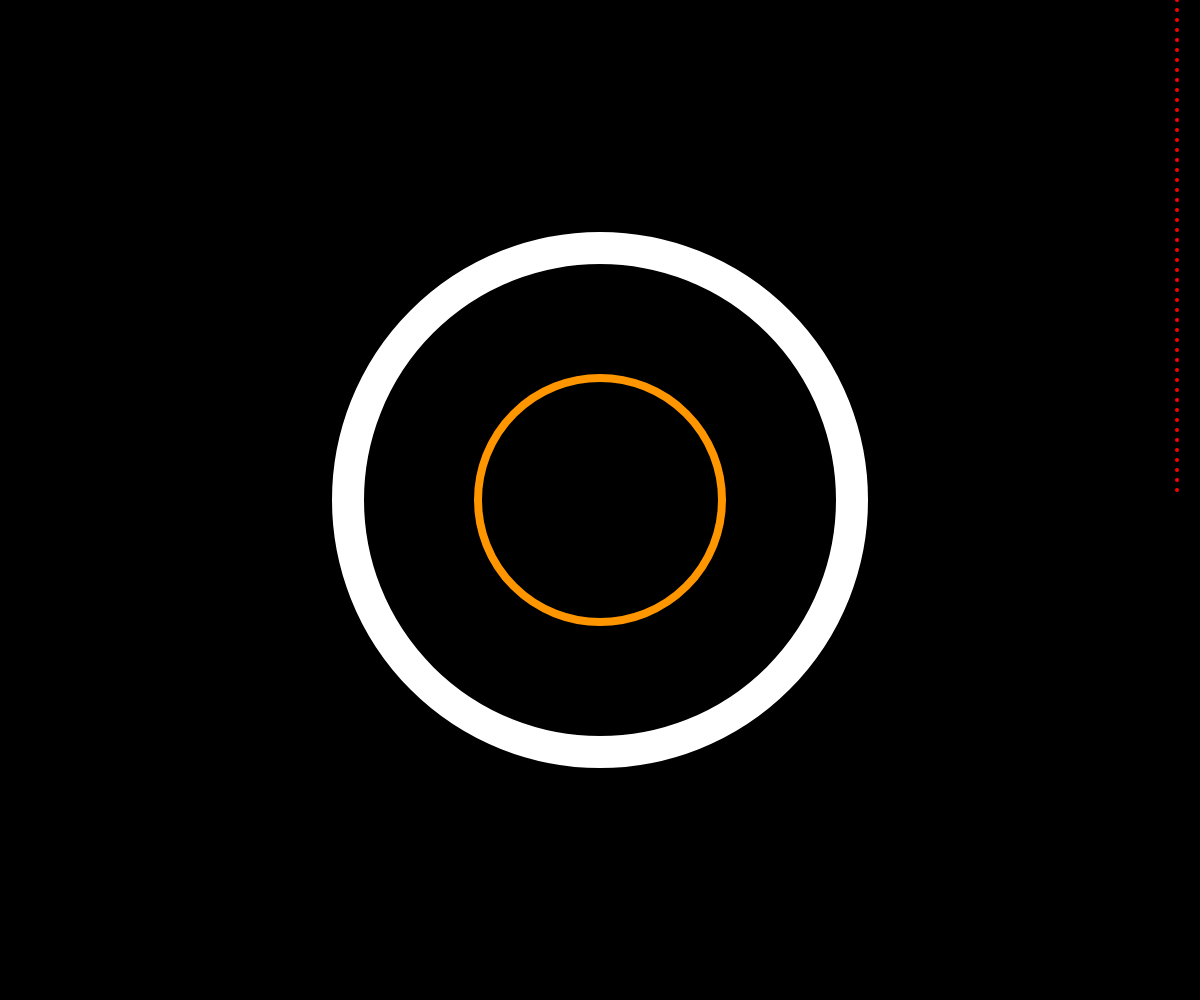
Frame 1 (no input)
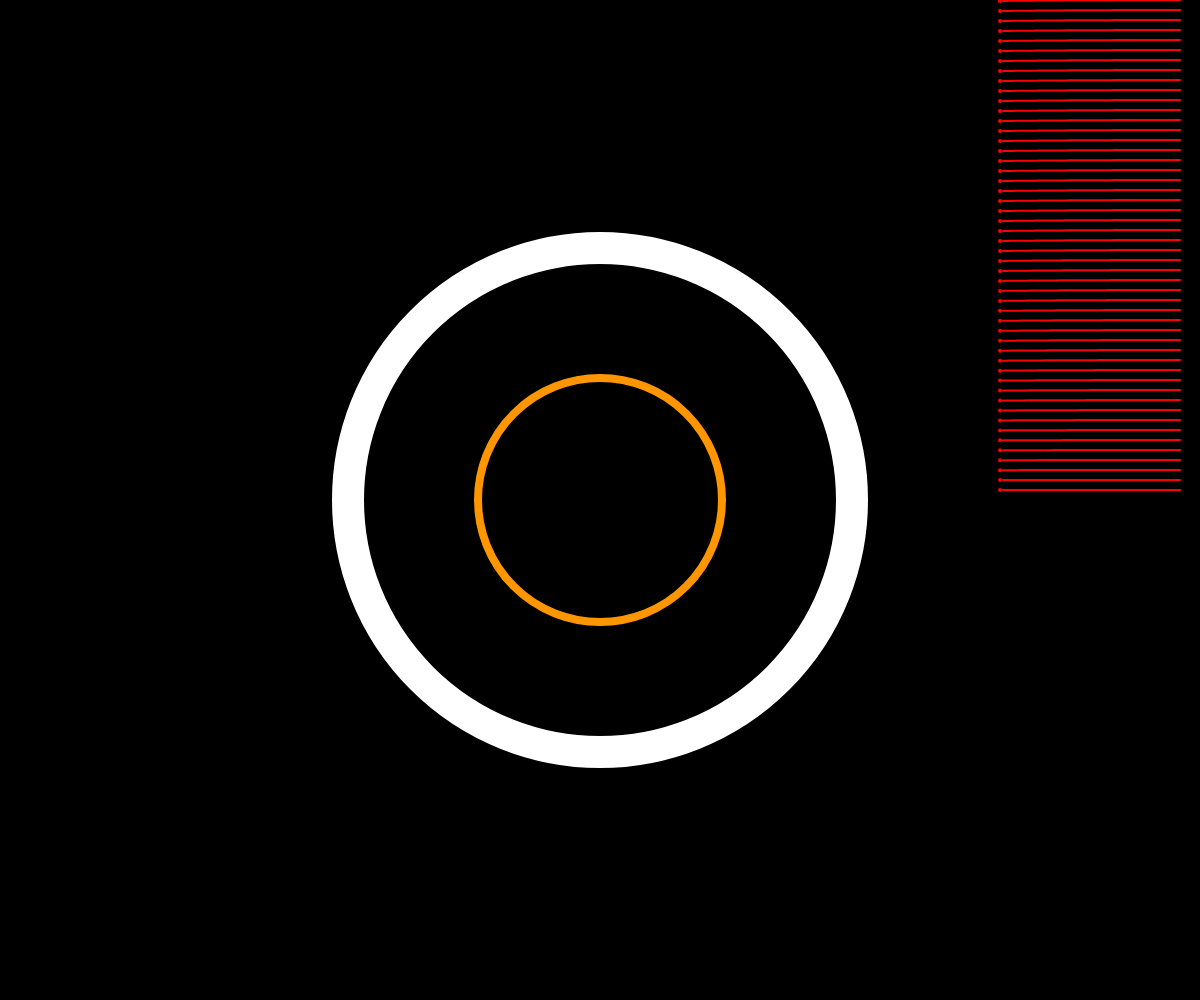
Frame 60 (no input)
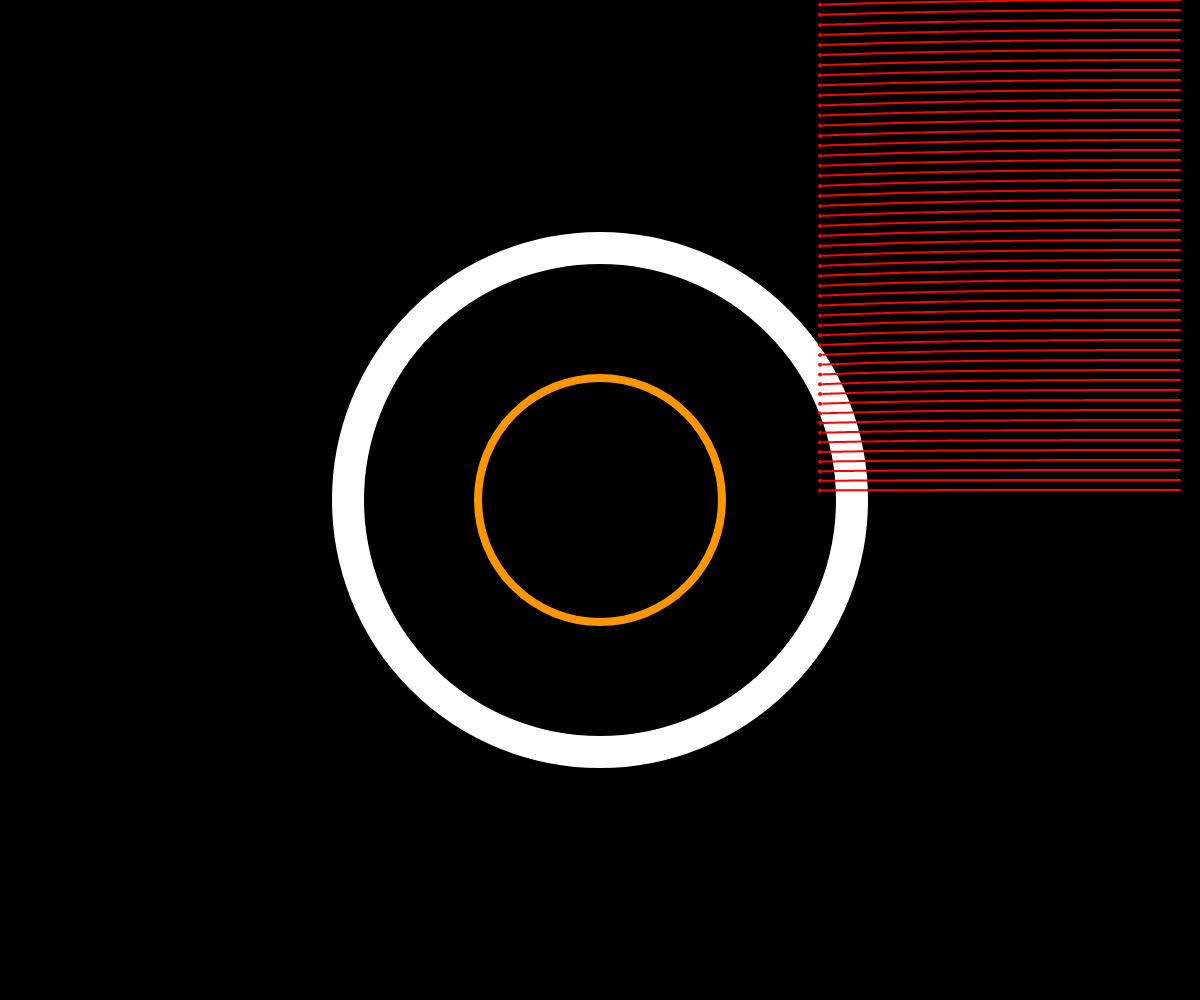
Frame 120 (the mouse pressed at the canvas centre since frame 60)

The p5.js sketch that drew these frames (run headless with seeded random() and noise() and a simulated clock; from frame 60 on, the mouse is pressed at the canvas centre):

// p5.js sketch
// ── sketch.js

//variables 

const c = 30;
const G = 3.54;
const dt = 0.1;

let m87;

const particles = [];
let start, end;

function setup() {
  createCanvas(windowWidth, windowHeight);
  m87 = new Blackhole(width / 2, height / 2, 10000);

  start = height / 2;
  end = height / 2 - m87.rs * 2.6;

  for (let y = 0; y < start; y += 10) {
    particles.push(new Photon(width - 20, y));
  }
}

function draw() {
  
  background(0);

  stroke(0);
  strokeWeight(1);
  line(0, start, width, start);
  line(0, end, width, end);

  m87.show();
  for (let p of particles) {
    m87.pull(p);
    p.update();
    p.show();
  }
}

function windowResized() {
  resizeCanvas(windowWidth, windowHeight);
}
// ── blackhole.js
class Blackhole {
    constructor(x, y, m) {
      this.pos = createVector(x, y);
      this.mass = m;
      this.rs = (2 * G * this.mass) / (c * c);
    }
  
    pull(photon) {
      const force = p5.Vector.sub(this.pos, photon.pos);
      const theta = force.heading();
      const r = force.mag();
      const fg = G * this.mass / (r * r);
      let deltaTheta = -fg * (dt / c) * sin(photon.theta - theta);
      deltaTheta /= abs(1.0 - 2.0 * G * this.mass / (r * c * c));
      photon.theta += deltaTheta;
      photon.vel = p5.Vector.fromAngle(photon.theta);
      photon.vel.setMag(c);
      
      if (r <= this.rs + 0.5) {
        photon.stop();
      }
    }
  
  
    show() {
      
      fill(0);
      stroke(0);
      ellipseMode(RADIUS);
      ellipse(this.pos.x, this.pos.y, this.rs);

      noFill();
      stroke(255, 255,255);
      strokeWeight(32);
      ellipse(this.pos.x, this.pos.y, this.rs * 3 + 16);
  
  
      stroke(255, 150, 0);
      strokeWeight(8);
  
      ellipse(this.pos.x, this.pos.y, this.rs * 1.5 + 4);
  
  
    }
  
}  
// ── photon.js
class Photon {

    constructor(x, y) {
      this.pos = createVector(x, y);
      this.vel = createVector(-c, 0);
      this.history = [];
      this.stopped = false;
      this.theta = PI;
    }
  
    stop() {
      this.stopped = true;
    }
  
    update() {
      
      if (!this.stopped) {
        //if (frameCount % 5 == 0) {
          this.history.push(this.pos.copy());
        //}
        const deltaV = this.vel.copy();
        deltaV.mult(dt);
        this.pos.add(deltaV);
      }
  
      if (this.history.length > 500) {
        this.history.splice(0, 1);
      }
      
      if (this.pos.x < 0 || this.pos.x > width ||
          this.pos.y < 0 || this.pos.y > height) {
        this.stop(); 
      }
  
    }
  
    show() {
      
      strokeWeight(4);
      stroke(255, 0, 0);
      point(this.pos.x, this.pos.y);
  
      strokeWeight(2);
      noFill();
      beginShape();
      for (let v of this.history) {
        vertex(v.x, v.y);
      }
  
      endShape();
  
    }
}
// ── style.css
html, body {
  margin: 0;
  padding: 0;
 
}

canvas {
  display: block;
  margin: auto;
  
}

@media screen and (max-width: 600px) {
  canvas {
    width: 100%;
    height: auto;
  }
}
